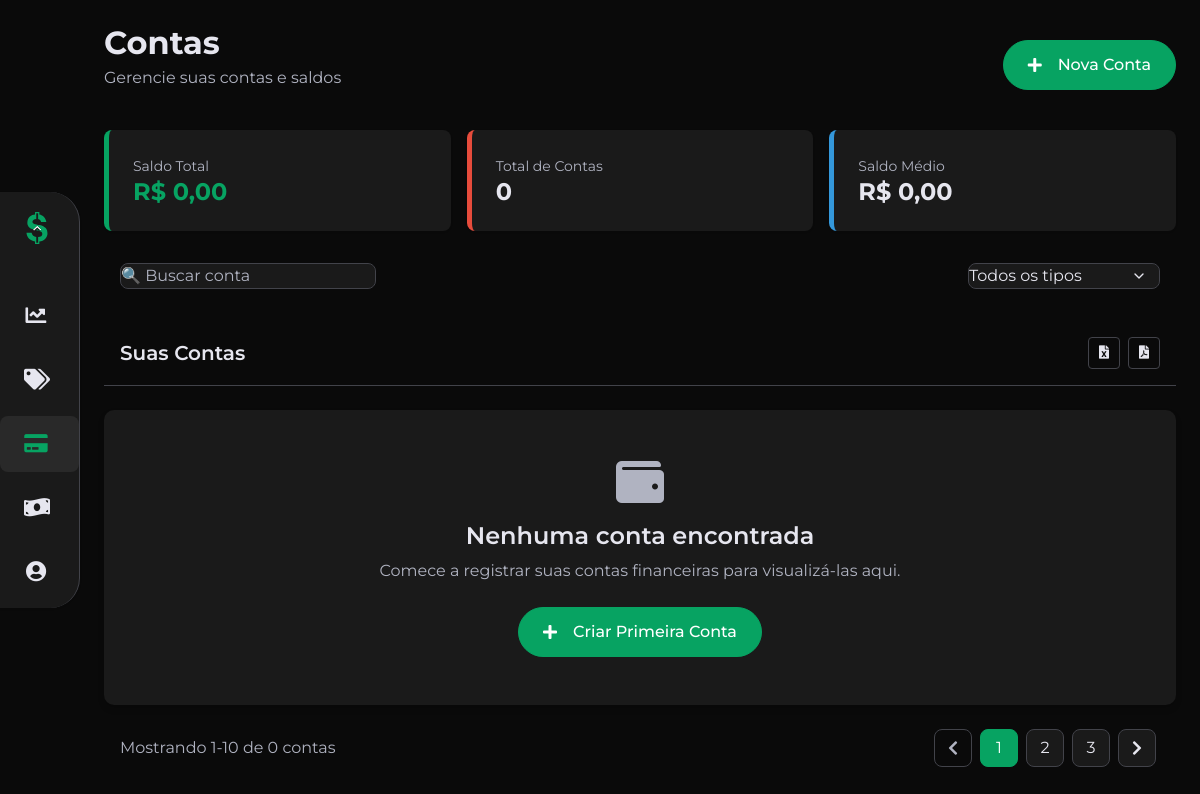
The page /pages/contas.php (signed in) on the database as committed earlier.
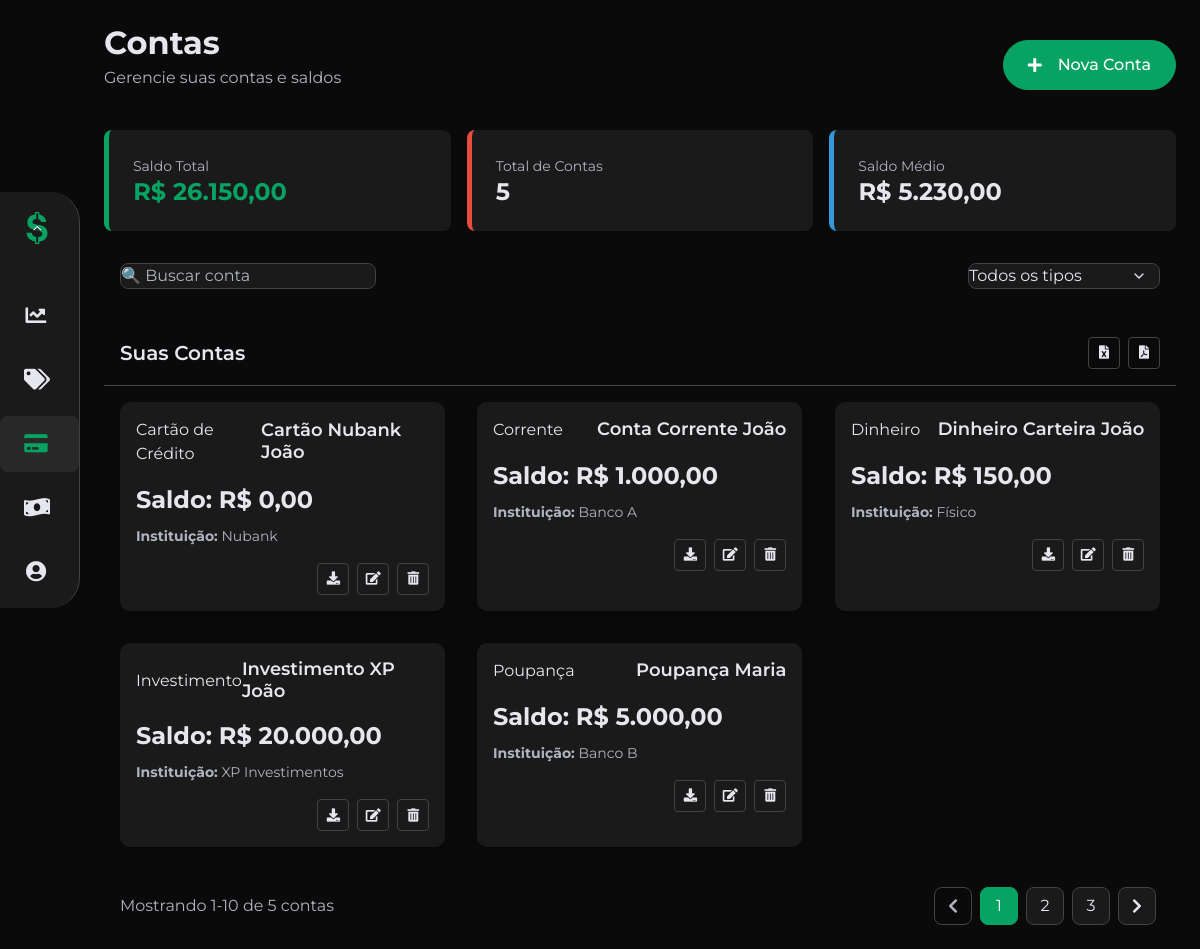
The same page on the database as committed later.
### tables this page shows
CREATE TABLE CONTA (
    ID_Conta INT AUTO_INCREMENT PRIMARY KEY,
    Nome VARCHAR(100) NOT NULL,
    Tipo ENUM('Corrente', 'Poupança', 'Cartão de Crédito', 'Investimento', 'Dinheiro', 'Outros') NOT NULL,
    Saldo DECIMAL(15 , 2 ) NOT NULL DEFAULT 0.00,
    Instituicao VARCHAR(100) NOT NULL,
    DataCriacao DATE NOT NULL,
    ID_Usuario INT NOT NULL,
    CONSTRAINT FK_Conta_Usuario FOREIGN KEY (ID_Usuario)
        REFERENCES USUARIO (ID_Usuario)
        ON DELETE CASCADE
);

### pages/contas/funcoes.php (called while the page is built, shortened)
<?php
require_once dirname(__FILE__, 3) . "/conexao.php";
function obterContas() {
    global $conn;
    $idUsuario = $_SESSION['id_usuario'];
    $sql = "SELECT * FROM CONTA WHERE ID_Usuario = ? ORDER BY Nome ASC";
    $stmt = $conn->prepare($sql);
    $stmt->bind_param("i", $idUsuario);
    $stmt->execute();
    $result = $stmt->get_result();
    $contas = array();
    if ($result && $result->num_rows > 0) {
        while ($row = $result->fetch_assoc()) {
            $contas[] = $row;
        }
    }
    return $contas;
}

### pages/contas.php (the view, shortened to what the changed rows need)
<?php
require_once 'header.php';
require_once 'sidebar.php';
require_once 'contas/modal.php';
require_once 'contas/funcoes.php';
$contas = obterContas();
$totalSaldo = array_sum(array_column($contas, 'Saldo'));
$count = count($contas);
?>
<div class="content">
    <div class="mb-6">
        <div class="flex items-center justify-between mb-4">
            <div>
                <h2 class="text-2xl font-bold mb-1">Contas</h2>
            </div>
        </div>
        <div class="d-flex justify-between gap-4 mt-5">
            <div class="summary-card income fade-in animation-delay-100 w-full">
                <div class="d-flex justify-between items-center">
                    <h3 class="summary-value income">
                        R$ <?php echo number_format($totalSaldo, 2, ',', '.'); ?>
                    </h3>
                </div>
            </div>
            <div class="summary-card expense fade-in animation-delay-200 w-full">
                <div class="d-flex justify-between items-center">
                    <h3 class="summary-value"><?php echo $count; ?></h3>
                </div>
            </div>
            <div class="summary-card balance fade-in animation-delay-300 w-full">
                <div class="d-flex justify-between items-center">
                    <h3 class="summary-value">
                        R$ <?php echo $count > 0 ? number_format($totalSaldo / $count, 2, ',', '.') : '0,00'; ?>
                    </h3>
                </div>
            </div>
        </div>
    </div>
    <div class="fade-in-up">
        <?php if (empty($contas)): ?>
            <div class="empty-state my-5 text-center">
                <i class="fas fa-wallet empty-state__icon"></i>
                <h3 class="empty-state__title">Nenhuma conta encontrada</h3>
                <p class="empty-state__description">
                    Comece a registrar suas contas financeiras para visualizá-las aqui.
                </p>
                <button class="btn btn-primary btn-icon" data-modal-open="#contaModal">
                    <i class="fas fa-plus me-2"></i> Criar Primeira Conta
                </button>
            </div>
        <?php else: ?>
            <div id="contasGrid" class="grid grid-cols-3 sm:grid-cols-1 lg:grid-cols-1 gap-6 p-4">
                <?php
                $delay = 100;
                foreach ($contas as $conta):
                    switch ($conta['Tipo']) {
                        case 'Corrente':
                            $borderClass = 'border-corrente';
                            $badgeClass  = 'badge-corrente';
                            break;
                        case 'Poupança':
                            $borderClass = 'border-poupanca';
                            $badgeClass  = 'badge-poupanca';
                            break;
                        case 'Cartão de Crédito':
                            $borderClass = 'border-credit-card';
                            $badgeClass  = 'badge-credit-card';
                            break;
                        case 'Investimento':
                            $borderClass = 'border-investimento';
                            $badgeClass  = 'badge-investimento';
                            break;
                        default:
                            $borderClass = 'border-outros';
                            $badgeClass  = 'badge-outros';
                    }
                ?>
                <div
                  class="account-card <?= $borderClass ?> fade-in-up animation-delay-<?= $delay ?> p-4"
                  data-tipo="<?= htmlspecialchars($conta['Tipo']) ?>"
                >
                  <div class="account-card__header">
                    <span class="badge-type <?= $badgeClass ?>">
                      <?= htmlspecialchars($conta['Tipo']) ?>
                    </span>
                    <h3 class="account-card__title">
                      <?= htmlspecialchars($conta['Nome']) ?>
                    </h3>
                  </div>
                  <div class="account-card__details">
                    <div class="account-card__balance">
                      <strong>Saldo:</strong> R$ <?= number_format($conta['Saldo'], 2, ',', '.') ?>
                    </div>
                    <p class="account-card__info">
                      <strong>Instituição:</strong> <?= htmlspecialchars($conta['Instituicao']) ?>
                    </p>
                    <div class="flex justify-end gap-2 mt-4">
                      <button
                        class="btn-action download"
                        title="Baixar PDF"
                        onclick="downloadSingleAccount(this)"
                        data-nome="<?= htmlspecialchars($conta['Nome']) ?>"
                        data-tipo="<?= $conta['Tipo'] ?>"
                        data-saldo="<?= $conta['Saldo'] ?>"
                        data-instituicao="<?= htmlspecialchars($conta['Instituicao']) ?>"
                      >
                        <i class="fas fa-download"></i>
                      </button>
                      <button
                        class="btn-action edit"
                        data-modal-open="#editarContaModal"
                        data-id="<?= $conta['ID_Conta'] ?>"
                        data-nome="<?= htmlspecialchars($conta['Nome']) ?>"
                        data-tipo="<?= $conta['Tipo'] ?>"
                        data-saldo="<?= $conta['Saldo'] ?>"
                        data-instituicao="<?= htmlspecialchars($conta['Instituicao']) ?>"
                      >
                        <i class="fas fa-edit"></i>
                      </button>
                      <button
                        class="btn-action delete"
                        data-modal-open="#excluirContaModal"
                        data-id="<?= $conta['ID_Conta'] ?>"
                        data-nome="<?= htmlspecialchars($conta['Nome']) ?>"
                      >
                        <i class="fas fa-trash-alt"></i>
                      </button>
                    </div>
                  </div>
                </div>
                <?php
                    $delay += 50;
                endforeach;
                ?>
            </div>
        <?php endif; ?>
        <div class="flex justify-between items-center mt-5 px-4">
          <div class="text-muted">
            Mostrando 1-10 de <?= $count ?> contas
          </div>
          <nav aria-label="Navegação de páginas">
            <ul class="pagination">
            </ul>
          </nav>
        </div>
    </div>
</div>
<?php require_once 'footer.php'; ?>

Rows that differ between the two databases and show on the page:
added conta: Tipo "Cartão de Crédito", Nome "Cartão Nubank João", Saldo "0,00", Instituicao "Nubank"
added conta: Tipo "Corrente", Nome "Conta Corrente João", Saldo "1.000,00", Instituicao "Banco A"
added conta: Tipo "Dinheiro", Nome "Dinheiro Carteira João", Saldo "150,00", Instituicao "Físico"
added conta: Tipo "Investimento", Nome "Investimento XP João", Saldo "20.000,00", Instituicao "XP Investimentos"
added conta: Tipo "Poupança", Nome "Poupança Maria", Saldo "5.000,00", Instituicao "Banco B"
Other text that changed with them:
$totalSaldo: "0,00" → "26.150,00"
$count: "0" → "5"
$totalSaldo / $count: (not shown) → "5.230,00"
text no longer shown: "0,00 Nenhuma conta encontrada Comece a registrar suas contas financeiras para visualizá-las aqui. Criar Primeira Conta"
